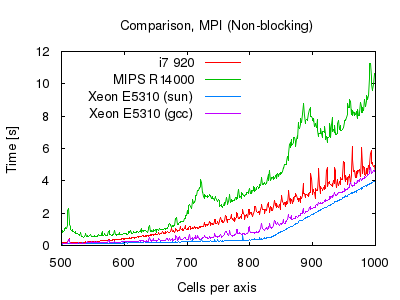

The script that drew this image:
set terminal png truecolor size 400,300 font "Helvetica" 10
set out "tests_perf_comparison.png"
set key top left
set xlabel "Cells per axis"
set ylabel "Time [s]"
set title "Comparison, MPI (Non-blocking)"
set xrange [500:1000]
plot \
    "tests_perf_comparison.tsv" using 1:2 title "i7 920" with lines lw 1, \
    "tests_perf_comparison.tsv" using 1:3 title "MIPS R14000" with lines lw 1, \
    "tests_perf_comparison.tsv" using 1:4 title "Xeon E5310 (sun)" with lines lw 1, \
    "tests_perf_comparison.tsv" using 1:5 title "Xeon E5310 (gcc)" with lines lw 1

set logscale xy
set xrange [100:1000]
set out "tests_perf_comparison2.png"
replot
